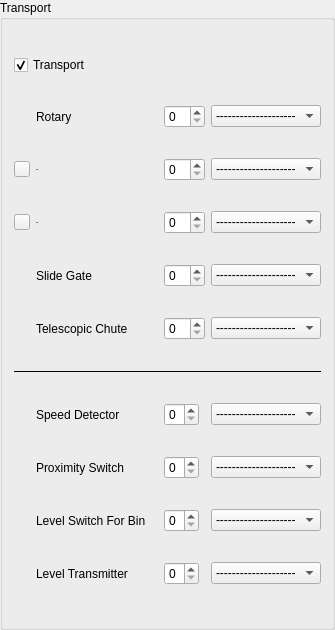
        <widget class="QGroupBox" name="transport_gbox">
         <property name="minimumSize">
          <size>
           <width>335</width>
           <height>630</height>
          </size>
         </property>
         <property name="maximumSize">
          <size>
           <width>400</width>
           <height>16777215</height>
          </size>
         </property>
         <property name="title">
          <string>Transport</string>
         </property>
         <layout class="QGridLayout" name="gridLayout_6">
          <item row="9" column="0" colspan="7">
           <widget class="QFrame" name="frame_2">
            <property name="frameShape">
             <enum>QFrame::HLine</enum>
            </property>
            <property name="frameShadow">
             <enum>QFrame::Plain</enum>
            </property>
           </widget>
          </item>
          <item row="1" column="6">
           <widget class="QComboBox" name="rotary_kw">
            <property name="maximumSize">
             <size>
              <width>16777215</width>
              <height>16777215</height>
             </size>
            </property>
            <item>
             <property name="text">
              <string>--------------------</string>
             </property>
            </item>
            <item>
             <property name="text">
              <string>0.06</string>
             </property>
            </item>
            <item>
             <property name="text">
              <string>0.09</string>
             </property>
            </item>
            <item>
             <property name="text">
              <string>0.12</string>
             </property>
            </item>
            <item>
             <property name="text">
              <string>0.18</string>
             </property>
            </item>
            <item>
             <property name="text">
              <string>0.25</string>
             </property>
            </item>
            <item>
             <property name="text">
              <string>0.37</string>
             </property>
            </item>
            <item>
             <property name="text">
              <string>0.55</string>
             </property>
            </item>
            <item>
             <property name="text">
              <string>0.75</string>
             </property>
            </item>
            <item>
             <property name="text">
              <string>1.1</string>
             </property>
            </item>
            <item>
             <property name="text">
              <string>1.5</string>
             </property>
            </item>
            <item>
             <property name="text">
              <string>3</string>
             </property>
            </item>
            <item>
             <property name="text">
              <string>4</string>
             </property>
            </item>
            <item>
             <property name="text">
              <string>5.5</string>
             </property>
            </item>
            <item>
             <property name="text">
              <string>7.5</string>
             </property>
            </item>
            <item>
             <property name="text">
              <string>9</string>
             </property>
            </item>
            <item>
             <property name="text">
              <string>11</string>
             </property>
            </item>
            <item>
             <property name="text">
              <string>15</string>
             </property>
            </item>
            <item>
             <property name="text">
              <string>18.5</string>
             </property>
            </item>
            <item>
             <property name="text">
              <string>22</string>
             </property>
            </item>
            <item>
             <property name="text">
              <string>30</string>
             </property>
            </item>
            <item>
             <property name="text">
              <string>45</string>
             </property>
            </item>
            <item>
             <property name="text">
              <string>55</string>
             </property>
            </item>
            <item>
             <property name="text">
              <string>75</string>
             </property>
            </item>
            <item>
             <property name="text">
              <string>90</string>
             </property>
            </item>
            <item>
             <property name="text">
              <string>110</string>
             </property>
            </item>
           </widget>
          </item>
          <item row="11" column="1">
           <widget class="QLabel" name="label_43">
            <property name="text">
             <string>Proximity Switch</string>
            </property>
           </widget>
          </item>
          <item row="1" column="1">
           <widget class="QLabel" name="label_35">
            <property name="text">
             <string>Rotary</string>
            </property>
           </widget>
          </item>
          <item row="11" column="6">
           <widget class="QComboBox" name="transport_zs_brand">
            <item>
             <property name="text">
              <string>--------------------</string>
             </property>
            </item>
            <item>
             <property name="text">
              <string>DBL</string>
             </property>
            </item>
            <item>
             <property name="text">
              <string>Danfoss</string>
             </property>
            </item>
           </widget>
          </item>
          <item row="14" column="1">
           <widget class="QLabel" name="label_47">
            <property name="text">
             <string>Level Transmitter</string>
            </property>
           </widget>
          </item>
          <item row="0" column="0" colspan="2">
           <widget class="QCheckBox" name="transport_checkbox">
            <property name="text">
             <string>Transport</string>
            </property>
            <property name="checked">
             <bool>true</bool>
            </property>
           </widget>
          </item>
          <item row="11" column="5">
           <widget class="QSpinBox" name="transport_zs_qty">
            <property name="maximumSize">
             <size>
              <width>35</width>
              <height>16777215</height>
             </size>
            </property>
            <property name="minimum">
             <number>0</number>
            </property>
            <property name="value">
             <number>0</number>
            </property>
            <property name="displayIntegerBase">
             <number>10</number>
            </property>
           </widget>
          </item>
          <item row="5" column="6">
           <widget class="QComboBox" name="telescopic_chute_kw">
            <property name="maximumSize">
             <size>
              <width>16777215</width>
              <height>16777215</height>
             </size>
            </property>
            <item>
             <property name="text">
              <string>--------------------</string>
             </property>
            </item>
            <item>
             <property name="text">
              <string>0.06</string>
             </property>
            </item>
            <item>
             <property name="text">
              <string>0.09</string>
             </property>
            </item>
            <item>
             <property name="text">
              <string>0.12</string>
             </property>
            </item>
            <item>
             <property name="text">
              <string>0.18</string>
             </property>
            </item>
            <item>
             <property name="text">
              <string>0.25</string>
             </property>
            </item>
            <item>
             <property name="text">
              <string>0.37</string>
             </property>
            </item>
            <item>
             <property name="text">
              <string>0.55</string>
             </property>
            </item>
            <item>
             <property name="text">
              <string>0.75</string>
             </property>
            </item>
            <item>
             <property name="text">
              <string>1.1</string>
             </property>
            </item>
            <item>
             <property name="text">
              <string>1.5</string>
             </property>
            </item>
            <item>
             <property name="text">
              <string>3</string>
             </property>
            </item>
            <item>
             <property name="text">
              <string>4</string>
             </property>
            </item>
            <item>
             <property name="text">
              <string>5.5</string>
             </property>
            </item>
            <item>
             <property name="text">
              <string>7.5</string>
             </property>
            </item>
            <item>
             <property name="text">
              <string>9</string>
             </property>
            </item>
            <item>
             <property name="text">
              <string>11</string>
             </property>
            </item>
            <item>
             <property name="text">
              <string>15</string>
             </property>
            </item>
            <item>
             <property name="text">
              <string>18.5</string>
             </property>
            </item>
            <item>
             <property name="text">
              <string>22</string>
             </property>
            </item>
            <item>
             <property name="text">
              <string>30</string>
             </property>
            </item>
            <item>
             <property name="text">
              <string>45</string>
             </property>
            </item>
            <item>
             <property name="text">
              <string>55</string>
             </property>
            </item>
            <item>
             <property name="text">
              <string>75</string>
             </property>
            </item>
            <item>
             <property name="text">
              <string>90</string>
             </property>
            </item>
            <item>
             <property name="text">
              <string>110</string>
             </property>
            </item>
           </widget>
          </item>
          <item row="1" column="5">
           <widget class="QSpinBox" name="rotary_qty">
            <property name="minimum">
             <number>0</number>
            </property>
            <property name="value">
             <number>0</number>
            </property>
            <property name="displayIntegerBase">
             <number>10</number>
            </property>
           </widget>
          </item>
          <item row="5" column="5">
           <widget class="QSpinBox" name="telescopic_chute_qty">
            <property name="minimum">
             <number>0</number>
            </property>
            <property name="value">
             <number>0</number>
            </property>
           </widget>
          </item>
          <item row="13" column="6">
           <widget class="QComboBox" name="transport_ls_bin_brand">
            <item>
             <property name="text">
              <string>--------------------</string>
             </property>
            </item>
            <item>
             <property name="text">
              <string>DBL</string>
             </property>
            </item>
            <item>
             <property name="text">
              <string>Danfoss</string>
             </property>
            </item>
           </widget>
          </item>
          <item row="13" column="5">
           <widget class="QSpinBox" name="transport_ls_bin_qty">
            <property name="maximumSize">
             <size>
              <width>35</width>
              <height>16777215</height>
             </size>
            </property>
            <property name="minimum">
             <number>0</number>
            </property>
            <property name="value">
             <number>0</number>
            </property>
            <property name="displayIntegerBase">
             <number>10</number>
            </property>
           </widget>
          </item>
          <item row="14" column="5">
           <widget class="QSpinBox" name="transport_lt_qty">
            <property name="maximumSize">
             <size>
              <width>35</width>
              <height>16777215</height>
             </size>
            </property>
            <property name="minimum">
             <number>0</number>
            </property>
            <property name="value">
             <number>0</number>
            </property>
            <property name="displayIntegerBase">
             <number>10</number>
            </property>
           </widget>
          </item>
          <item row="14" column="6">
           <widget class="QComboBox" name="transport_lt_brand">
            <item>
             <property name="text">
              <string>--------------------</string>
             </property>
            </item>
            <item>
             <property name="text">
              <string>DBL</string>
             </property>
            </item>
            <item>
             <property name="text">
              <string>Danfoss</string>
             </property>
            </item>
           </widget>
          </item>
          <item row="5" column="1">
           <widget class="QLabel" name="label_36">
            <property name="text">
             <string>Telescopic Chute</string>
            </property>
           </widget>
          </item>
          <item row="13" column="1" colspan="3">
           <widget class="QLabel" name="label_46">
            <property name="text">
             <string>Level Switch For Bin</string>
            </property>
           </widget>
          </item>
          <item row="2" column="1">
           <widget class="QLabel" name="label_40">
            <property name="font">
             <font>
              <family>Calibri</family>
              <pointsize>-1</pointsize>
              <weight>75</weight>
              <bold>true</bold>
             </font>
            </property>
            <property name="text">
             <string>Screw</string>
            </property>
           </widget>
          </item>
          <item row="3" column="1">
           <widget class="QLabel" name="screw2_label">
            <property name="enabled">
             <bool>true</bool>
            </property>
            <property name="font">
             <font>
              <family>Calibri</family>
              <pointsize>-1</pointsize>
              <weight>75</weight>
              <bold>true</bold>
             </font>
            </property>
            <property name="contextMenuPolicy">
             <enum>Qt::DefaultContextMenu</enum>
            </property>
            <property name="acceptDrops">
             <bool>false</bool>
            </property>
            <property name="text">
             <string>Screw</string>
            </property>
           </widget>
          </item>
          <item row="3" column="6">
           <widget class="QComboBox" name="screw2_kw">
            <property name="maximumSize">
             <size>
              <width>16777215</width>
              <height>16777215</height>
             </size>
            </property>
            <item>
             <property name="text">
              <string>--------------------</string>
             </property>
            </item>
            <item>
             <property name="text">
              <string>0.06</string>
             </property>
            </item>
            <item>
             <property name="text">
              <string>0.09</string>
             </property>
            </item>
            <item>
             <property name="text">
              <string>0.12</string>
             </property>
            </item>
            <item>
             <property name="text">
              <string>0.18</string>
             </property>
            </item>
            <item>
             <property name="text">
              <string>0.25</string>
             </property>
            </item>
            <item>
             <property name="text">
              <string>0.37</string>
             </property>
            </item>
            <item>
             <property name="text">
              <string>0.55</string>
             </property>
            </item>
            <item>
             <property name="text">
              <string>0.75</string>
             </property>
            </item>
            <item>
             <property name="text">
              <string>1.1</string>
             </property>
            </item>
            <item>
             <property name="text">
              <string>1.5</string>
             </property>
            </item>
            <item>
             <property name="text">
              <string>3</string>
             </property>
            </item>
            <item>
             <property name="text">
              <string>4</string>
             </property>
            </item>
            <item>
             <property name="text">
              <string>5.5</string>
             </property>
            </item>
            <item>
             <property name="text">
              <string>7.5</string>
             </property>
            </item>
            <item>
             <property name="text">
              <string>9</string>
             </property>
            </item>
            <item>
             <property name="text">
              <string>11</string>
             </property>
            </item>
            <item>
             <property name="text">
              <string>15</string>
             </property>
            </item>
            <item>
             <property name="text">
              <string>18.5</string>
             </property>
            </item>
            <item>
             <property name="text">
              <string>22</string>
             </property>
            </item>
            <item>
             <property name="text">
              <string>30</string>
             </property>
            </item>
            <item>
             <property name="text">
              <string>45</string>
             </property>
            </item>
            <item>
             <property name="text">
              <string>55</string>
             </property>
            </item>
            <item>
             <property name="text">
              <string>75</string>
             </property>
            </item>
            <item>
             <property name="text">
              <string>90</string>
             </property>
            </item>
            <item>
             <property name="text">
              <string>110</string>
             </property>
            </item>
           </widget>
          </item>
          <item row="3" column="5">
           <widget class="QSpinBox" name="screw2_qty">
            <property name="minimum">
             <number>0</number>
            </property>
            <property name="value">
             <number>0</number>
            </property>
           </widget>
          </item>
          <item row="2" column="6">
           <widget class="QComboBox" name="screw1_kw">
            <property name="maximumSize">
             <size>
              <width>16777215</width>
              <height>16777215</height>
             </size>
            </property>
            <item>
             <property name="text">
              <string>--------------------</string>
             </property>
            </item>
            <item>
             <property name="text">
              <string>0.06</string>
             </property>
            </item>
            <item>
             <property name="text">
              <string>0.09</string>
             </property>
            </item>
            <item>
             <property name="text">
              <string>0.12</string>
             </property>
            </item>
            <item>
             <property name="text">
              <string>0.18</string>
             </property>
            </item>
            <item>
             <property name="text">
              <string>0.25</string>
             </property>
            </item>
            <item>
             <property name="text">
              <string>0.37</string>
             </property>
            </item>
            <item>
             <property name="text">
              <string>0.55</string>
             </property>
            </item>
            <item>
             <property name="text">
              <string>0.75</string>
             </property>
            </item>
            <item>
             <property name="text">
              <string>1.1</string>
             </property>
            </item>
            <item>
             <property name="text">
              <string>1.5</string>
             </property>
            </item>
            <item>
             <property name="text">
              <string>3</string>
             </property>
            </item>
            <item>
             <property name="text">
              <string>4</string>
             </property>
            </item>
            <item>
             <property name="text">
              <string>5.5</string>
             </property>
            </item>
            <item>
             <property name="text">
              <string>7.5</string>
             </property>
            </item>
            <item>
             <property name="text">
              <string>9</string>
             </property>
            </item>
            <item>
             <property name="text">
              <string>11</string>
             </property>
            </item>
            <item>
             <property name="text">
              <string>15</string>
             </property>
            </item>
            <item>
             <property name="text">
              <string>18.5</string>
             </property>
            </item>
            <item>
             <property name="text">
              <string>22</string>
             </property>
            </item>
            <item>
             <property name="text">
              <string>30</string>
             </property>
            </item>
            <item>
             <property name="text">
              <string>45</string>
             </property>
            </item>
            <item>
             <property name="text">
              <string>55</string>
             </property>
            </item>
            <item>
             <property name="text">
              <string>75</string>
             </property>
            </item>
            <item>
             <property name="text">
              <string>90</string>
             </property>
            </item>
            <item>
             <property name="text">
              <string>110</string>
             </property>
            </item>
           </widget>
          </item>
          <item row="2" column="0">
           <widget class="QPushButton" name="screw2_add_btn">
            <property name="maximumSize">
             <size>
              <width>16</width>
              <height>16</height>
             </size>
            </property>
            <property name="autoFillBackground">
             <bool>false</bool>
            </property>
            <property name="styleSheet">
             <string notr="true"/>
            </property>
            <property name="text">
             <string/>
            </property>
            <property name="icon">
             <iconset>
              <normaloff>../assets/plus.png</normaloff>../assets/plus.png</iconset>
            </property>
            <property name="flat">
             <bool>false</bool>
            </property>
           </widget>
          </item>
          <item row="3" column="0">
           <widget class="QPushButton" name="screw2_minuse_btn">
            <property name="maximumSize">
             <size>
              <width>16</width>
              <height>16</height>
             </size>
            </property>
            <property name="text">
             <string/>
            </property>
            <property name="icon">
             <iconset>
              <normaloff>../assets/minus.png</normaloff>../assets/minus.png</iconset>
            </property>
            <property name="checkable">
             <bool>true</bool>
            </property>
           </widget>
          </item>
          <item row="2" column="5">
           <widget class="QSpinBox" name="screw1_qty">
            <property name="minimum">
             <number>0</number>
            </property>
            <property name="value">
             <number>0</number>
            </property>
           </widget>
          </item>
          <item row="4" column="1">
           <widget class="QLabel" name="label_38">
            <property name="text">
             <string>Slide Gate</string>
            </property>
           </widget>
          </item>
          <item row="4" column="5">
           <widget class="QSpinBox" name="slide_gate_qty">
            <property name="minimum">
             <number>0</number>
            </property>
            <property name="value">
             <number>0</number>
            </property>
           </widget>
          </item>
          <item row="4" column="6">
           <widget class="QComboBox" name="slide_gate_kw">
            <property name="maximumSize">
             <size>
              <width>16777215</width>
              <height>16777215</height>
             </size>
            </property>
            <item>
             <property name="text">
              <string>--------------------</string>
             </property>
            </item>
            <item>
             <property name="text">
              <string>0.06</string>
             </property>
            </item>
            <item>
             <property name="text">
              <string>0.09</string>
             </property>
            </item>
            <item>
             <property name="text">
              <string>0.12</string>
             </property>
            </item>
            <item>
             <property name="text">
              <string>0.18</string>
             </property>
            </item>
            <item>
             <property name="text">
              <string>0.25</string>
             </property>
            </item>
            <item>
             <property name="text">
              <string>0.37</string>
             </property>
            </item>
            <item>
             <property name="text">
              <string>0.55</string>
             </property>
            </item>
            <item>
             <property name="text">
              <string>0.75</string>
             </property>
            </item>
            <item>
             <property name="text">
              <string>1.1</string>
             </property>
            </item>
            <item>
             <property name="text">
              <string>1.5</string>
             </property>
            </item>
            <item>
             <property name="text">
              <string>3</string>
             </property>
            </item>
            <item>
             <property name="text">
              <string>4</string>
             </property>
            </item>
            <item>
             <property name="text">
              <string>5.5</string>
             </property>
            </item>
            <item>
             <property name="text">
              <string>7.5</string>
             </property>
            </item>
            <item>
             <property name="text">
              <string>9</string>
             </property>
            </item>
            <item>
             <property name="text">
              <string>11</string>
             </property>
            </item>
            <item>
             <property name="text">
              <string>15</string>
             </property>
            </item>
            <item>
             <property name="text">
              <string>18.5</string>
             </property>
            </item>
            <item>
             <property name="text">
              <string>22</string>
             </property>
            </item>
            <item>
             <property name="text">
              <string>30</string>
             </property>
            </item>
            <item>
             <property name="text">
              <string>45</string>
             </property>
            </item>
            <item>
             <property name="text">
              <string>55</string>
             </property>
            </item>
            <item>
             <property name="text">
              <string>75</string>
             </property>
            </item>
            <item>
             <property name="text">
              <string>90</string>
             </property>
            </item>
            <item>
             <property name="text">
              <string>110</string>
             </property>
            </item>
           </widget>
          </item>
          <item row="10" column="1">
           <widget class="QLabel" name="label_44">
            <property name="text">
             <string>Speed Detector</string>
            </property>
           </widget>
          </item>
          <item row="10" column="6">
           <widget class="QComboBox" name="transport_spd_brand">
            <item>
             <property name="text">
              <string>--------------------</string>
             </property>
            </item>
            <item>
             <property name="text">
              <string>DBL</string>
             </property>
            </item>
            <item>
             <property name="text">
              <string>Danfoss</string>
             </property>
            </item>
           </widget>
          </item>
          <item row="10" column="5">
           <widget class="QSpinBox" name="transport_spd_qty">
            <property name="maximumSize">
             <size>
              <width>35</width>
              <height>16777215</height>
             </size>
            </property>
            <property name="minimum">
             <number>0</number>
            </property>
            <property name="value">
             <number>0</number>
            </property>
            <property name="displayIntegerBase">
             <number>10</number>
            </property>
           </widget>
          </item>
         </layout>
        </widget>
